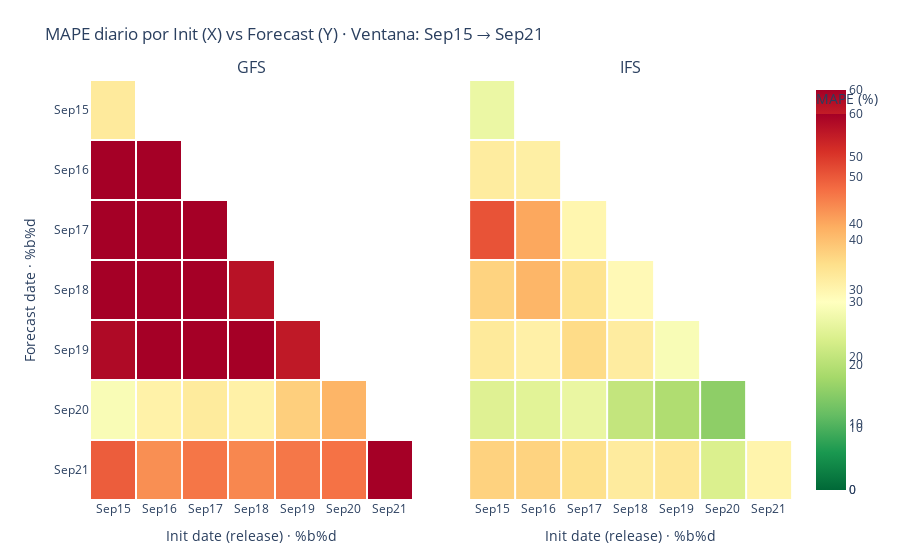

Notebook code for this chart:
### Code cell
# --- Imports ---
import numpy as np
import pandas as pd
import plotly.graph_objects as go
from plotly.subplots import make_subplots

# =======================
# Parámetros
# =======================
max_lead = 6              # horizonte (0..max_lead)
site_filter = None         # p.ej. "W.F. Cupisnique" o None para todos
models_expected = ["GFS", "IFS"]  # ajusta si tienes más/otros modelos

# =======================
# 1) Preparación del DF (usa tu df_obs_fc)
# =======================
df = df_obs_fc.copy()

# Filtro por sitio (opcional)
if site_filter:
    df = df[df["name"] == site_filter].copy()

# Tipos
df["date_dt"] = pd.to_datetime(df["date"], errors="coerce")
df["init_dt"] = pd.to_datetime(df["initDate"], errors="coerce")

# Normaliza a día (estadístico diario)
df["date_d"] = df["date_dt"].dt.normalize()
df["init_d"] = df["init_dt"].dt.normalize()

# Asegura numéricos
df["obsWind"] = pd.to_numeric(df["obsWind"], errors="coerce")
df["fcWind"]  = pd.to_numeric(df["fcWind"], errors="coerce")

# =======================
# 2) MAPE por hora y promedio diario
#    MAPE = 100 * mean( |fc - obs| / |obs| ), ignorando obs <= 0 o NaN
# =======================
# Filtra horas válidas
mask_valid = df["obsWind"].notna() & df["fcWind"].notna() & (df["obsWind"] > 0)
df_valid = df.loc[mask_valid].copy()

# Error porcentual absoluto por hora
df_valid["ape"] = (df_valid["fcWind"] - df_valid["obsWind"]).abs() / df_valid["obsWind"] * 100.0

# Promedio diario por (modelo, fecha válida, fecha de init)
daily = (
    df_valid.groupby(["model", "date_d", "init_d"], as_index=False)
            .agg(mape=("ape","mean"), n=("ape","size"))
)

# =======================
# 3) Definir ventana cuadrada X=init, Y=forecast (últimos max_lead días)
# =======================
last_day = daily["date_d"].max()
if pd.isna(last_day):
    raise ValueError("No hay datos suficientes para calcular MAPE diario (revisa NaNs/ceros en obsWind).")

axis_days = pd.date_range(last_day - pd.Timedelta(days=max_lead), last_day, freq="D")
x_order = list(axis_days)   # init dates (X)
y_order = list(axis_days)   # forecast dates (Y)

x_labels = [d.strftime("%b%d") for d in x_order]
y_labels = [d.strftime("%b%d") for d in y_order]

# =======================
# 4) Construir matrices MAPE (y × x) por modelo con máscara triangular
#    - MAPE diario promedio
#    - COUNT de horas para el hover
#    - Solo llena si 0 <= (Y - X).days <= max_lead
# =======================
def matrices_mape(model_name: str):
    sub = daily[daily["model"].str.upper() == model_name.upper()].copy()
    # lookup por par (date_d, init_d)
    lut_mape = {(r.date_d, r.init_d): r["mape"] for _, r in sub.iterrows()}
    lut_n    = {(r.date_d, r.init_d): r["n"]    for _, r in sub.iterrows()}

    Z = np.full((len(y_order), len(x_order)), np.nan, dtype=float)  # MAPE
    N = np.zeros((len(y_order), len(x_order)), dtype=int)           # count de horas

    for i, y in enumerate(y_order):
        for j, x in enumerate(x_order):
            lead = (y - x).days
            if 0 <= lead <= max_lead:
                mape_val = lut_mape.get((y, x), np.nan)
                n_val    = lut_n.get((y, x), 0)
                Z[i, j] = mape_val
                N[i, j] = n_val
            # else: permanece NaN / 0 (fuera de la máscara)
    return Z, N

Z_by_model = {}
N_by_model = {}
for m in models_expected:
    Z_by_model[m], N_by_model[m] = matrices_mape(m)

# =======================
# 5) Figura: modelos como COLUMNAS (GFS | IFS), heatmap continuo de MAPE
#    - Eje Y invertido (recientes arriba)
#    - Hover con MAPE, lead y n
# =======================
fig = make_subplots(
    rows=1, cols=len(models_expected),
    subplot_titles=tuple(models_expected),
    shared_yaxes=True,
    horizontal_spacing=0.08 if len(models_expected) > 1 else 0.02
)

# Rango de color para MAPE (ajústalo a tus niveles); p.ej. 0–60%
zmin, zmax = 0, 60
colorscale = "RdYlGn_r"  # verde=bajo error, rojo=alto error

def add_panel(model_name: str, col: int):
    Z = Z_by_model[model_name]
    N = N_by_model[model_name]

    # Para hover: lead en días por celda
    lead_grid = np.zeros_like(Z, dtype=float)
    for i, y in enumerate(y_order):
        for j, x in enumerate(x_order):
            lead_grid[i, j] = (y - x).days

    fig.add_trace(
        go.Heatmap(
            z=Z,
            x=x_labels,  # init (release)
            y=y_labels,  # forecast date (valid)
            colorscale=colorscale,
            zmin=zmin, zmax=zmax,
            colorbar=dict(title="MAPE (%)") if col == len(models_expected) else None,
            xgap=2, ygap=2,
            hovertemplate=(
                "Init: %{x}<br>"
                "Forecast: %{y}<br>"
                "Lead: %{customdata[0]} d<br>"
                "MAPE: %{z:.1f}%<br>"
                "n (horas): %{customdata[1]}<extra></extra>"
            ),
            customdata=np.dstack([lead_grid, N]),
            name=f"{model_name} MAPE"
        ),
        row=1, col=col
    )

# Añade cada modelo en una columna
for ci, m in enumerate(models_expected, start=1):
    add_panel(m, col=ci)

# Ejes y layout
for ci in range(1, len(models_expected)+1):
    fig.update_xaxes(title_text="Init date (release) · %b%d", row=1, col=ci)

fig.update_yaxes(title_text="Forecast date · %b%d", row=1, col=1)
fig.update_yaxes(autorange="reversed", row=1, col=1)  # invierte Y para ambos subplots

title_suffix = f"{x_labels[0]} → {x_labels[-1]}"
if site_filter:
    title_prefix = f"{site_filter} · "
else:
    title_prefix = ""

fig.update_layout(
    title=f"{title_prefix}MAPE diario por Init (X) vs Forecast (Y) · Ventana: {title_suffix}",
    margin=dict(t=80, r=20, b=60, l=90),
    plot_bgcolor="white",
    paper_bgcolor="white"
)

fig.show()

### Figure 1 — Plotly figure (JSON) as saved in the notebook; plotly's stock layout.template omitted (floating-point values rounded to 4 significant figures)
{"data": [{"colorscale": [[0, "rgb(0,104,55)"], [0.1, "rgb(26,152,80)"], [0.2, "rgb(102,189,99)"], [0.3, "rgb(166,217,106)"], [0.4, "rgb(217,239,139)"], [0.5, "rgb(255,255,191)"], [0.6, "rgb(254,224,139)"], [0.7, "rgb(253,174,97)"], [0.8, "rgb(244,109,67)"], [0.9, "rgb(215,48,39)"], [1, "rgb(165,0,38)"]], "customdata": [0.0, 50.0, -1.0, 0.0, -2.0, 0.0, -3.0, 0.0, -4.0, 0.0, -5.0, 0.0, -6.0, 0.0, 1.0, 240.0, 0.0, 560.0, -1.0, 0.0, -2.0, 0.0, -3.0, 0.0, -4.0, 0.0, -5.0, 0.0, 2.0, 240.0, 1.0, 960.0, 0.0, 560.0, -1.0, 0.0, -2.0, 0.0, -3.0, 0.0, -4.0, 0.0, 3.0, 240.0, 2.0, 960.0, 1.0, 960.0, 0.0, 560.0, -1.0, 0.0, -2.0, 0.0, -3.0, 0.0, 4.0, 240.0, 3.0, 960.0, 2.0, 960.0, 1.0, 960.0, 0.0, 560.0, -1.0, 0.0, -2.0, 0.0, 5.0, 210.0, 4.0, 960.0, 3.0, 960.0, 2.0, 960.0, 1.0, 960.0, 0.0, 560.0, -1.0, 0.0, 6.0, 70.0, 5.0, 560.0, 4.0, 800.0, 3.0, 800.0, 2.0, 800.0, 1.0, 800.0, 0.0, 400.0], "hovertemplate": "Init: %{x}<br>Forecast: %{y}<br>Lead: %{customdata[0]} d<br>MAPE: %{z:.1f}%<br>n (horas): %{customdata[1]}<extra></extra>", "name": "GFS MAPE", "type": "heatmap", "x": ["Sep15", "Sep16", "Sep17", "Sep18", "Sep19", "Sep20", "Sep21"], "xaxis": "x", "xgap": 2, "y": ["Sep15", "Sep16", "Sep17", "Sep18", "Sep19", "Sep20", "Sep21"], "yaxis": "y", "ygap": 2, "z": [[34.06, NaN, NaN, NaN, NaN, NaN, NaN], [63.23, 61.28, NaN, NaN, NaN, NaN, NaN], [69.31, 78.75, 68.41, NaN, NaN, NaN, NaN], [64.31, 63.03, 66.78, 57.72, NaN, NaN, NaN], [58.81, 60.91, 61.72, 61.44, 56.93, NaN, NaN], [29.0, 32.6, 33.87, 32.71, 38.01, 41.18, NaN], [49.6, 44.85, 47.17, 45.59, 47.04, 47.54, 61.12]], "zmax": 60, "zmin": 0}, {"colorbar": {"title": {"text": "MAPE (%)"}}, "colorscale": [[0, "rgb(0,104,55)"], [0.1, "rgb(26,152,80)"], [0.2, "rgb(102,189,99)"], [0.3, "rgb(166,217,106)"], [0.4, "rgb(217,239,139)"], [0.5, "rgb(255,255,191)"], [0.6, "rgb(254,224,139)"], [0.7, "rgb(253,174,97)"], [0.8, "rgb(244,109,67)"], [0.9, "rgb(215,48,39)"], [1, "rgb(165,0,38)"]], "customdata": [0.0, 20.0, -1.0, 0.0, -2.0, 0.0, -3.0, 0.0, -4.0, 0.0, -5.0, 0.0, -6.0, 0.0, 1.0, 80.0, 0.0, 80.0, -1.0, 0.0, -2.0, 0.0, -3.0, 0.0, -4.0, 0.0, -5.0, 0.0, 2.0, 80.0, 1.0, 160.0, 0.0, 80.0, -1.0, 0.0, -2.0, 0.0, -3.0, 0.0, -4.0, 0.0, 3.0, 80.0, 2.0, 160.0, 1.0, 160.0, 0.0, 80.0, -1.0, 0.0, -2.0, 0.0, -3.0, 0.0, 4.0, 80.0, 3.0, 160.0, 2.0, 160.0, 1.0, 160.0, 0.0, 80.0, -1.0, 0.0, -2.0, 0.0, 5.0, 80.0, 4.0, 160.0, 3.0, 160.0, 2.0, 160.0, 1.0, 160.0, 0.0, 80.0, -1.0, 0.0, 6.0, 70.0, 5.0, 140.0, 4.0, 140.0, 3.0, 140.0, 2.0, 140.0, 1.0, 140.0, 0.0, 60.0], "hovertemplate": "Init: %{x}<br>Forecast: %{y}<br>Lead: %{customdata[0]} d<br>MAPE: %{z:.1f}%<br>n (horas): %{customdata[1]}<extra></extra>", "name": "IFS MAPE", "type": "heatmap", "x": ["Sep15", "Sep16", "Sep17", "Sep18", "Sep19", "Sep20", "Sep21"], "xaxis": "x2", "xgap": 2, "y": ["Sep15", "Sep16", "Sep17", "Sep18", "Sep19", "Sep20", "Sep21"], "yaxis": "y2", "ygap": 2, "z": [[26.92, NaN, NaN, NaN, NaN, NaN, NaN], [33.72, 33.12, NaN, NaN, NaN, NaN, NaN], [50.52, 42.53, 31.79, NaN, NaN, NaN, NaN], [37.56, 41.01, 35.26, 31.09, NaN, NaN, NaN], [34.16, 32.83, 36.46, 33.6, 28.95, NaN, NaN], [24.9, 25.42, 26.71, 21.4, 19.21, 15.73, NaN], [37.68, 37.56, 35.82, 33.85, 34.74, 24.32, 32.21]], "zmax": 60, "zmin": 0}], "layout": {"annotations": [{"font": {"size": 16}, "showarrow": false, "text": "GFS", "x": 0.23, "xanchor": "center", "xref": "paper", "y": 1, "yanchor": "bottom", "yref": "paper"}, {"font": {"size": 16}, "showarrow": false, "text": "IFS", "x": 0.77, "xanchor": "center", "xref": "paper", "y": 1, "yanchor": "bottom", "yref": "paper"}], "margin": {"b": 60, "l": 90, "r": 20, "t": 80}, "paper_bgcolor": "white", "plot_bgcolor": "white", "title": {"text": "MAPE diario por Init (X) vs Forecast (Y) · Ventana: Sep15 → Sep21"}, "xaxis": {"anchor": "y", "domain": [0, 0.46], "title": {"text": "Init date (release) · %b%d"}}, "xaxis2": {"anchor": "y2", "domain": [0.54, 1], "title": {"text": "Init date (release) · %b%d"}}, "yaxis": {"anchor": "x", "autorange": "reversed", "domain": [0, 1], "title": {"text": "Forecast date · %b%d"}}, "yaxis2": {"anchor": "x2", "domain": [0, 1], "matches": "y", "showticklabels": false}}}
